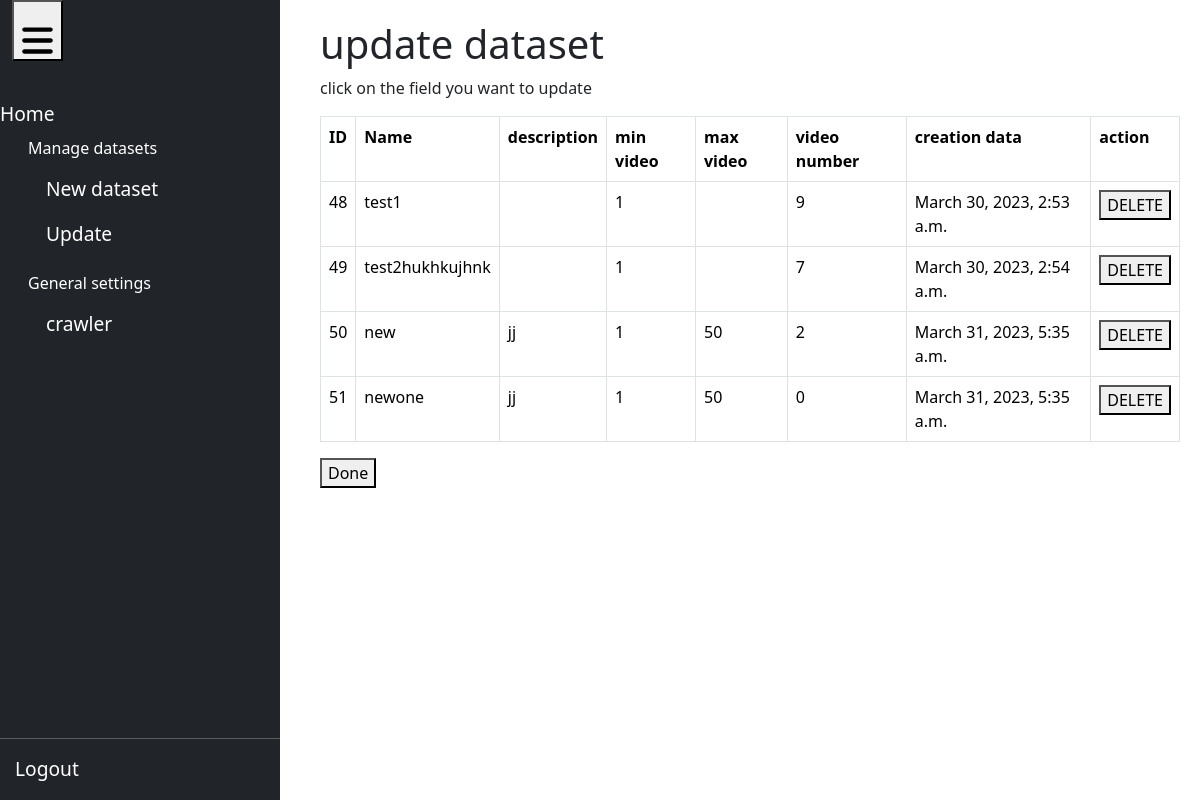
The app's page /update_d/ (signed in), older data.
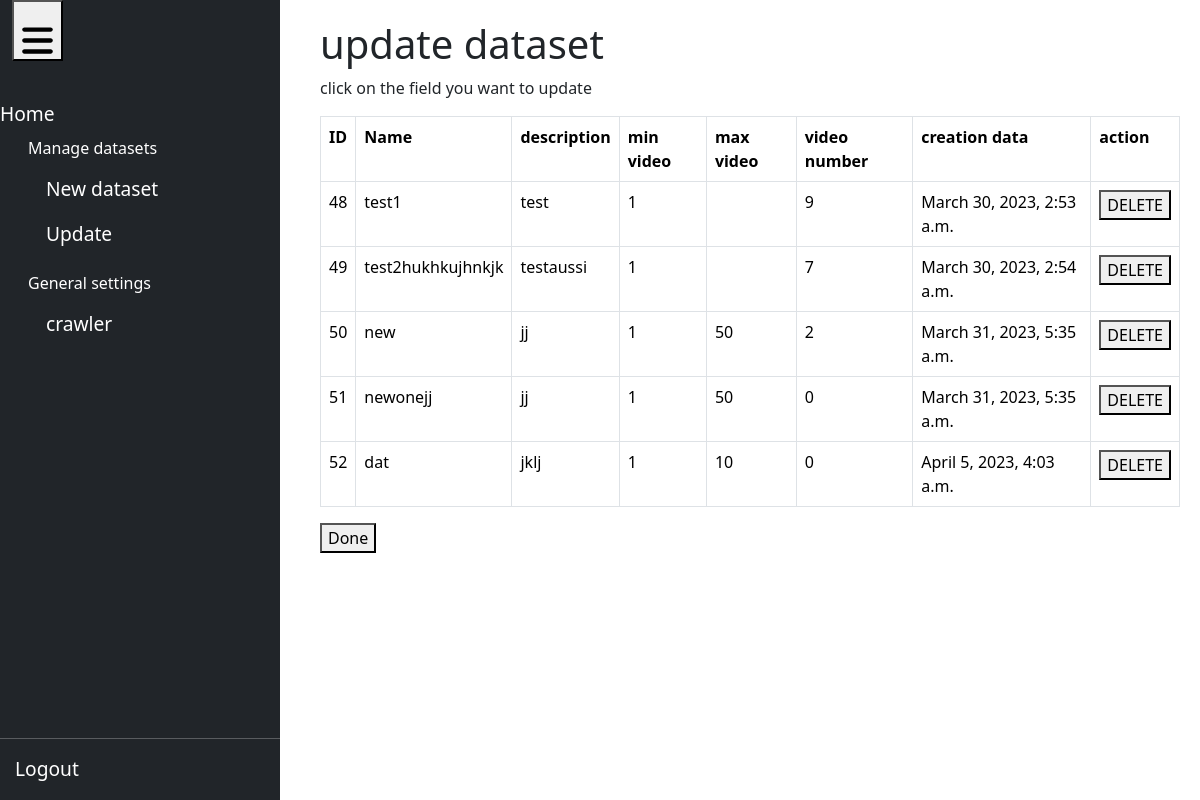
The same page, newer data.
### crawler/models.py (models this page shows, shortened)
class datasetModel(models.Model):
    id=models.AutoField(primary_key=True)
    name= models.CharField(max_length=255, unique=True)
    creation_date=models.DateTimeField()
    num_video=models.IntegerField(default=0)
    min_v=models.CharField(max_length=255, blank=True)
    max_v=models.CharField(max_length=255,blank=True)
    description=models.CharField(max_length=1000,blank=True)
    videos = models.ManyToManyField(dataModel, through='video_dataset',through_fields=('dataset', 'videos'))

### crawler/views.py (the view)
# urls.py: path('update_d/',views.display_dataset,name='update_d'),
@login_required
def display_dataset(request):
    data=datasetModel.objects.all()
    print(data)
    return render(request, 'update_dataset.html', {'data': data})

### crawler/templates/update_dataset.html (shortened to what this page needs)
{% extends 'main.html' %}
{% load static %}
{% block content %}
<h1>update dataset</h1>
<p>click on the field you want to update</p>
<table class="table table-bordered">
  <tr>
      <th class='cur'>ID</th>
      <th class='cur'>Name</th>
      <th class='cur'>description</th>
      <th class='cur'>min video</th>
      <th class='cur'>max video</th>
      <th class='cur'>video number</th>
      <th class='cur'>creation data</th>
      <th class='cur'>action</th>
    </tr>
    {% for item in data %}
        <tr >
            <td>{{ item.id }}</td>
            <td class='cur' onclick="editField(event,'{{ item.id }}', 'name', '{{ item.name }}')">{{ item.name }}</td>
            <td class='cur'  onclick="editField(event,'{{ item.id }}', 'description', '{{ item.description }}')">{{item.description}}</td>
            <td class='cur' onclick="editField(event,'{{ item.id }}', 'min_vid', '{{ item.min_v}}')">{{ item.min_v }}</td>
            <td class='cur' onclick="editField(event,'{{ item.id }}', 'max_v', '{{ item.max_v }}')">{{ item.max_v }}</td>
            <td>{{item.num_video}}</td>
            <td>{{item.creation_date}}</td>
            <td>
              <button >DELETE</button>
            </td>
        </tr>
    {% endfor %}
</table>
  <button type="button" >
    Done
  </button>
{% endblock %}

### crawler/templates/main.html (shortened to what this page needs)
{% load bootstrap5 %}
{% load static%}
<!DOCTYPE html>
<head>
    <link rel="stylesheet" type="text/css" href="{% static 'css/style.css' %}">
    {% load bootstrap5 %}
    {% bootstrap_css %}
</head>
<body>
<div class="row">
  <div class="item1" >
    <div id="text">
  <div id="item1" class="d-flex flex-column flex-shrink-0  text-white  bg-dark c">
    <a href="{% url 'main' %}"  class="d-flex align-items-center mb-3 mb-md-0 me-md-auto text-white text-decoration-none">
      Home
    </a>
    <ul class="nav nav-pills flex-column mb-auto">
      <li class="mb-1" class="nav-link text-white">
        <button style="color:white;" class="btn btn-toggle align-items-center rounded collapsed" class="nav-link text-white" data-bs-toggle="collapse" data-bs-target="#d-collapse" aria-expanded="true">
          Manage datasets
        </button>
        <div class="collapse show" id="d-collapse">
          <ul class="btn-toggle-nav list-unstyled fw-normal pb-1 ">
            <li><a class="nav-link text-white"  href="{% url 'create_d' %}" > New dataset</a></li>
            <li><a class="nav-link text-white"  href="{% url 'update_d' %}" >Update</a></li>
          </ul>
        </div>
      </li>
      <li class="mb-1" class="nav-link text-white">
        <button style="color:white;" class="btn btn-toggle align-items-center rounded collapsed" class="nav-link text-white" data-bs-toggle="collapse" data-bs-target="#g-collapse" aria-expanded="true">
          General settings
        </button>
        <div class="collapse show" id="g-collapse">
          <ul class="btn-toggle-nav list-unstyled fw-normal pb-1 ">
            <li><a class="nav-link text-white"  href="{% url 'search' %}" >crawler</a></li>
          </ul>
        </div>
      </li>
    </ul>
    <hr>
    <div class="dropdown">
      <ul>
        {% if user.is_authenticated %}
            <li><a class="nav-link text-white" href="{% url 'logout' %}">Logout</a></li>
        {% else %}
            <li><a class="nav-link text-white" href="{% url 'login' %}">Login</a></li>
            <li><a class="nav-link text-white" href="{% url 'register'%}">Register</a></li>
        {% endif%}
        </ul>
    </div>
  </div>
  </div>
</div>
<div class="item2">
  <button id="collapse-btn">
</button>
</div>
  </div>
  <div class="content" id="content">
    {% block content %}{% endblock %}
</div>
  </body>

### crawler/static/css/style.css (style rules this page uses)
ul { list-style-type: none; }
.table { font-size:medium; }
.c { height: 100vh; width: 280px; font-size: larger; padding-top: 50px; position: fixed; padding-top :100px; cursor:pointer; font-weight: 500; transition: width 0.3s ease-in-out; }
li { margin: 0px; margin-left: 15px; padding : 0px; }
ul { padding:0px !important; }
.content { margin-left: 300px; padding: 20px; }
.row { display: flex; }
.item2 { position: absolute; top: 0; left: 0; }
svg { width: 35px; height: 35px; margin-top: 20px; cursor:pointer; }
.collapse { transition: height 0.3s ease; }
table { border-collapse: collapse; border-color: #b09a9a; }
td { padding:0px; }
.cur { cursor: pointer; }
tr { resize: horizontal; overflow: auto; }
#item1 { width: 280px; transition: width 0.5s ease-in-out; }
.item2 { position: absolute; width: 50px; transition: width 0.5s ease-in-out; }
#content { transition: margin-left 0.5s ease-in-out; }

Row changes from the older to the newer data that the page shows:
changed datasetModel "test1": description (not shown) → "test"
changed datasetModel id 49: name "test2hukhkujhnk" → "test2hukhkujhnkjk"; description (not shown) → "testaussi"
changed datasetModel id 51: name "newone" → "newonejj"
added datasetModel: id "52", name "dat", description "jklj", min_v "1", max_v "10", num_video "0", creation_date "April 5, 2023, 4:03 a.m."
